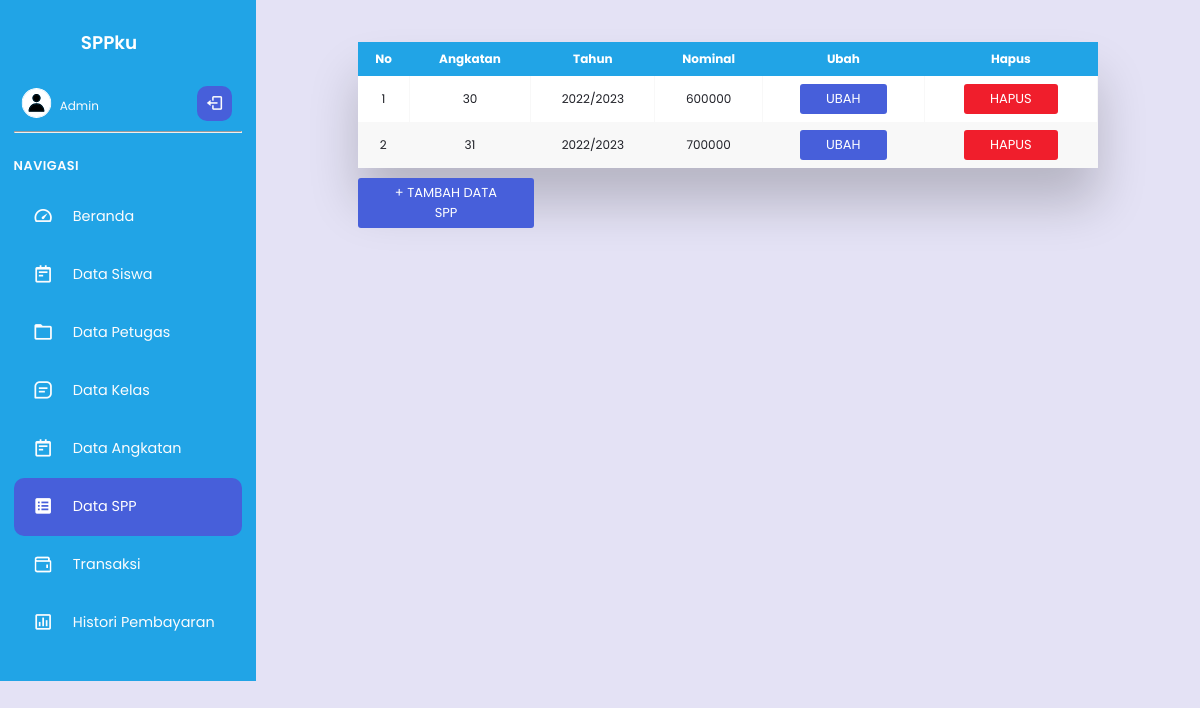
Screenshot of /admin/dataspp.php with the database file from the repository.
### tables this page shows
CREATE TABLE `spp` (
  `id_spp` int(11) NOT NULL,
  `id_angkatan` int(11) NOT NULL,
  `tahun` varchar(20) NOT NULL,
  `nominal` int(11) NOT NULL
);

CREATE TABLE `angkatan` (
  `id_angkatan` int(11) NOT NULL,
  `nama_angkatan` varchar(255) NOT NULL,
  `tahun_masuk` varchar(255) NOT NULL
);

### admin/dataspp.php (the view, shortened to what this page needs)
<!DOCTYPE html>
<html lang="en">
<head>
  <link rel="stylesheet" href="style.css?<?php echo time(); ?>">
  <link href='https://unpkg.com/boxicons@2.0.9/css/boxicons.min.css' rel='stylesheet'>
</head>
<body>
<nav>
    <div class="sidebar-top">
      <h3 class="hide">SPPku</h3>
    </div>
    <div class="sidebar-footer">
      <div class="admin-user tooltip-element" data-tooltip="1">
        <div class="admin-profile hide">
          <img src="gambar/Profile4.svg" alt="" width="30" height="30">
          <div class="admin-info">
            <h5>Admin</h5>
          </div>
        </div>
        <a href="logout.php" class="log-out">
          <i class='bx bx-log-out ' ></i>
        </a>
      </div>
      <hr>
    </div>
    <div class="sidebar-links">
    <h4 class="hide">Navigasi</h4>
      <ul>
      <li class="tooltip-element" data-tooltip="1">
          <a href="index.php" data-active="1">
            <div class="icon">
            <i class='bx bx-tachometer'></i>
            </div>
            <span class="link hide">Beranda</span>
          </a>
        </li>
        <li class="tooltip-element" data-tooltip="0" class="ac">
          <a href="datasiswa.php"  data-active="0">
            <div class="icon">
            <i class='bx bx-notepad'></i>
            </div>
            <span class="link hide">Data Siswa</span>
          </a>
        </li>
        <li class="tooltip-element" data-tooltip="0" class="ac">
          <a href="datapetugas.php"  data-active="0">
            <div class="icon">
            <i class='bx bx-folder'></i>
            </div>
            <span class="link hide">Data Petugas</span>
          </a>
        </li>
        <li class="tooltip-element" data-tooltip="0" class="ac">
          <a href="datakelas.php"  data-active="0">
            <div class="icon">
            <i class='bx bx-message-square-detail'></i>
            </div>
            <span class="link hide">Data Kelas</span>
          </a>
        </li>
        <li class="tooltip-element" data-tooltip="0" class="ac">
          <a href="dataangkatan.php"   data-active="0">
            <div class="icon">
            <i class='bx bx-notepad'></i>
            </div>
            <span class="link hide">Data Angkatan</span>
          </a>
        </li>
        <div class="active-tab">
        <li class="tooltip-element" data-tooltip="0" class="ac">
          <a href="dataspp.php" class="active" data-active="0">
            <div class="icon">
            <i class='bx bxs-spreadsheet' style='color:#ffffff' ></i>
            </div>
            <span class="link hide">Data SPP</span>
          </a>
        </li>
        </div>
        <li class="tooltip-element" data-tooltip="0">
          <a href="transaksi.php" data-active="4">
            <div class="icon">
            <img style="width:1.3rem; margin-left:19px;"/>
            </div>
            <span class="link hide">Transaksi</span>
          </a>
        </li>
        <li class="tooltip-element" data-tooltip="3">
          <a href="histori.php" data-active="3">
            <div class="icon">
              <i class='bx bx-bar-chart-square'></i>
            </div>
            <span class="link hide">Histori Pembayaran</span>
          </a>
        </li>
      </ul>
    </div>
  </nav>
  <main>
  <?php
        include "koneksi.php";
       $his=mysqli_query($conn, "select * from spp join angkatan b using(id_angkatan)");
       $row = mysqli_num_rows($his);
       if($row==0){
        echo "<h3 style='color:black;text-align:center;' >  Tidak ada Data SPP</h3>";
        echo "<a href='tambah_spp.php' class='button-tambah2'>+Tambah Data SPP</a>";
      }elseif($row >0){
?>
<div class="table-wrapper">
    <table class="fl-table">
        <thead>
        <tr>
        <th> No </th>
                            <th> Angkatan </th>
                            <th> Tahun </th>
                            <th> Nominal </th>
                            <th> Ubah </th>
                            <th> Hapus </th>
        </tr>
        </thead>
        <tbody>
        <?php
$no=0;
while($histori = mysqli_fetch_array($his)){
    $no++;
    $hapus="<td>"."<a href='hapus.php?id_spp=".$histori['id_spp']."' onclick='return confirm(\"Apakah anda yakin menghapus data ini?\")' class='button-hapus'>Hapus</a>"."</td>";
    $ubah="<td>"."<a href='ubah_spp.php?id_spp=".$histori['id_spp']."'  class='button-ubah'>Ubah</a>"."</td>";
?>
                          <tr>
                            <td><?=$no?></td>
                            <td><?=$histori['nama_angkatan']?></td>
                            <td><?=$histori['tahun']?></td>
                            <td><?=$histori['nominal'].$ubah.$hapus?></td>
                          </tr>
                          <?php
}
                          ?>
                        </tbody>
                      </table>
</div>
<a href="tambah_spp.php" class="button-tambah">+ Tambah Data SPP</a>
<?php
      }
?>
  </main>
    </body>
    </html>

### admin/style.css (style rules this page uses)
*, *::before, *::after { padding: 0; margin: 0; box-sizing: border-box; }
:root { --main-color: #21a4e6; --main-color-dark: #475fda; --main-color-light: #5872f5; --text-color: #fcfcfd; }
body { font-family: "Poppins", sans-serif; overflow-x: hidden; background-color: #e4e2f5; min-height: 100vh; display: flex; position: relative; }
a { text-decoration: none; }
ul { list-style: none; }
nav { position: sticky; top: 0; left: 0; height: 100%; background-color: var(--main-color); width: 16rem; padding: 1.8rem 0.85rem; color: #fff; display: flex; flex-direction: column; transition: width 0.5s ease-in-out; }
nav::before { content: ""; position: absolute; width: 2rem; height: 100%; top: 0; left: 100%; }
main { flex: 1; padding: 2rem; color: #1f2027; display: flex; flex-direction: column; }
.sidebar-top { position: relative; display: flex; align-items: center; }
.sidebar-top h3 { padding-left: 0.5rem; font-weight: 600; font-size: 1.15rem; }
.sidebar-links ul { position: relative; margin-top: 0; }
.sidebar-links li { position: relative; padding: 2.5px 0; }
.sidebar-links a { color: var(--text-color); font-weight: 400; font-size: 0.9rem; display: flex; align-items: center; height: 53px; }
.icon { font-size: 1.3rem; text-align: center; min-width: 3.7rem; display: grid; grid-template-columns: 1fr; grid-template-rows: 1fr; }
.icon i { grid-column: 1 / 2; grid-row: 1 / 2; transition: 0.3s; }
.icon img { grid-column: 1 / 2; grid-row: 1 / 2; transition: 0.3s; }
.icon i:last-child { opacity: 0; color: #fff; }
.sidebar-links a.active, .sidebar-links a:hover { color: #fff; }
.sidebar-links a .link { transition: opacity 0.3s 0.2s, color 0.3s; }
.sidebar-links a.active i:last-child { opacity: 1; }
.active-tab { width: 100%; background-color: var(--main-color-dark); border-radius: 10px; transition: top 0.3s; }
.sidebar-links h4 { position: relative; font-size: 0.8rem; text-transform: uppercase; font-weight: 600; padding: 0 ; color: var(--text-color); letter-spacing: 0.5px; height: 45px; line-height: 45px; transition: opacity 0.3s 0.2s, height 0.5s 0s; }
.sidebar-footer { position: relative; margin-top: 0; margin-left: 0; }
.sidebar-footer hr { margin-top: 10px; color: #fff; height: 2px; margin-bottom: 10px; }
.admin-user { display: flex; align-items: center; margin-left: 0; margin-top: 30px; }
.admin-profile { white-space: nowrap; max-width: 100%; transition: opacity 0.3s 0.2s, max-width 0.7s 0s ease-in-out; display: flex; align-items: center; flex: 1; overflow: hidden; margin-right: 10px; }
.admin-user img { width: 2.9rem; border-radius: 50%; margin: 0 0.4rem; }
.admin-info { width: 100%; }
.admin-info h5 { font-weight: 400; font-size: 0.75rem; color: var(--text-color); margin-top: 0.3rem; line-height: 1; }
.log-out { display: flex; height: 35px; width: 35px; background-color: var(--main-color-dark); color: var(--text-color); align-items: center; justify-content: center; font-size: 1.15rem; border-radius: 10px; margin: 0 0.65rem; transition: color 0.3s; }
.hide { transition: opacity 0.3s 0.2s; }
.table-wrapper { margin: 10px 70px 70px; box-shadow: 0px 35px 50px rgba( 0, 0, 0, 0.2 ); }
.fl-table { border-radius: 5px; font-size: 12px; font-weight: normal; border: none; border-collapse: collapse; width: 100%; white-space: nowrap; background-color: white; }
.fl-table td, .fl-table th { text-align: center; padding: 8px; }
.fl-table td { border-right: 1px solid #f8f8f8; font-size: 12px; }
.fl-table thead th { color: #ffffff; background: var(--main-color); }
.fl-table thead th:nth-child(odd) { color: #ffffff; background: var(--main-color); }
.fl-table tr:nth-child(even) { background: #F8F8F8; }
.button-ubah { background-color: var(--main-color-dark); border: none; color: white; padding: 5px 26px; text-align: center; text-decoration: none; display: inline-block; text-transform: uppercase; font-size: 13px; border-radius: 3px; }
.button-hapus { background-color: #f01e2c; border: none; color: white; padding: 5px 26px; text-align: center; text-decoration: none; display: inline-block; text-transform: uppercase; font-size: 13px; border-radius: 3px; }
.button-tambah { background-color: var(--main-color-dark); width: 20%; border: none; color: white; padding: 5px 26px; text-align: center; text-decoration: none; display: inline-block; text-transform: uppercase; font-size: 13px; margin-left: 70px; border-radius: 3px; margin-top: -60px; }

### rows the page displays
spp: id_angkatan.nama_angkatan "30", tahun "2022/2023", nominal "600000"
spp: id_angkatan.nama_angkatan "31", tahun "2022/2023", nominal "700000"
